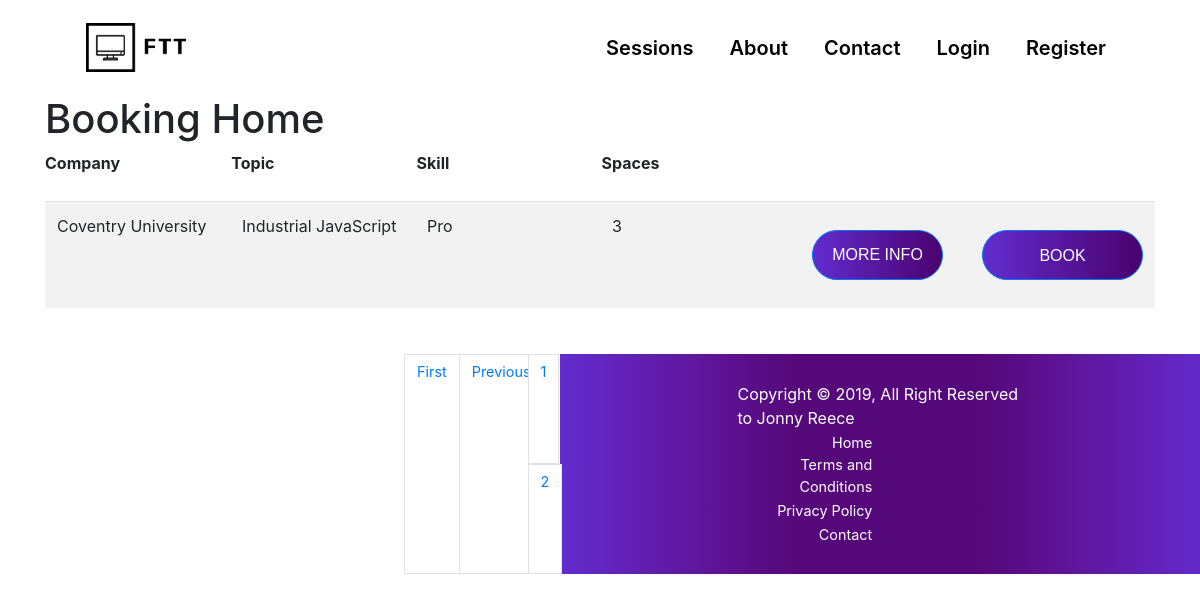
The app's page /bookings/?page=2 with its own data.
### Bookings/models.py (models this page shows, shortened)
class Session(models.Model):
    skill = models.CharField(max_length = 100)
    description = models.TextField()
    spaces = models.IntegerField()
    title = models.CharField(max_length = 100)
    company = models.CharField(max_length = 100)
    teacher = models.ForeignKey(User, on_delete=models.CASCADE, default = 2) # foreign key user THIS WILL BE DELETED BECAUSE SESSION FK GOES IN USER
    logo = models.ImageField(default = 'python-19.png', upload_to='profile_pics', blank = False)

### Bookings/views.py (the view)
# urls.py: path('', SessionListView.as_view(), name='Bookings'), #replace with views.home
class SessionListView(ListView):
    model = Session
    template_name='Bookings/home.html' # what the browser looks for in class views
    context_object_name = 'session'
    ordering = ['-spaces'] # orders by descending spaces
    paginate_by = 4         #pagination

### Bookings/Templates/Bookings/home.html (shortened to what this page needs)
{% extends "Bookings/base.html" %}
{% load static %}
{% block css %}
<link rel="stylesheet" type="text/css" href="{% static 'Bookings/main.css' %}">
<link rel="stylesheet" type="text/css" href="{% static 'Bookings/bookingtable.css' %}">
{% endblock css %}
{% block content %}
<h1>Booking Home</h1>
    <table class="table-fluid">
    <thead>
        <tr>
          <th>Company</th>
          <th>Topic</th>
          <th>Skill</th>
          <th>Spaces</th>
        </div>
          <th></th>
          <th></th>
    {% for class in session %}
    <div class= "container">
        <table class="table table-striped">
            <tbody>
              <tr>
              <div class = "col">
                <td>{{ class.company }}</td>
              </div>
              <div class = "col">
                <td>{{ class.title}}</td>
              </div>
                <td>{{ class.skill }}</td>
              <div class = "col">
                <td>{{ class.spaces }}</td>
              </div>
                <td>
          <div class = "col">
            <button type="button" class="btn btn-primary" data-toggle="modal" data-target="#mymodal{{ class.id }}">
            More info
          </button>
        </div></td>
        <td><a href="{% url 'details' class.id %}" class="btn btn-primary ss">Book</a></td>
              </tr>
            </tbody>
          </table>
        </div>
    {% endfor %}
{% if is_paginated %}
{% if page_obj.has_previous %}
<div class="row dd">
    <div class="pagination">
        <a class="page-link" href="?page=1">First</a>
        <a class="page-link previous text-left" href="?page={{ page_obj.previous_page_number }}">Previous</a>
        {% endif %}
        <div class="row">
            {% for num in page_obj.paginator.page_range %}
            {% if page_obj.number == num %}
            <a class="page-link" href="?page={{ num }}">{{ num }}</a>
            {% elif num > page_obj.number|add:'-2' and num < page_obj.number|add:'2' %}
            <a class="page-link" href="?page={{ num }}">{{ num }}</a>
            {% endif %}
            {% endfor %}
{% endif %}
{% endblock content %}

### Bookings/static/Bookings/main.css (style rules this page uses)
* { margin: 0; padding: 0; border: 0; outline: 0; font-size: 100%; vertical-align: baseline; }
html { font-family: CircularBOLD, sans-serif; font-family: CircularBOOK, sans-serif; }
body { width: 100%; margin: 0 auto; overflow-x: hidden; }
a { display: block; text-align: right; text-decoration: none; color: #999; font-size: 0.9rem; transition: .3s; }
.btn { display: block; width: 100%; height: 50px; border-radius: 25px !important; outline: none; border: none; background-image: linear-gradient(to right, #622CCF, #4A026D, #622CCF); background-size: 200%; font-size: 1.2rem; color: #fff !important; font-family: 'Poppins', sans-serif; text-transform: uppercase; margin: 1rem 0; cursor: pointer; transition: .5s; }
.previous { width: 90px !important; }

### Bookings/static/Bookings/bookingtable.css (style rules this page uses)
th { height: 50px; width: 190px; }
td { height: 50px; width: 160px; }
.ss { padding-top: 13px !important; }
.dd { padding-left: 420px !important; padding-top: 30px !important; }

### records on screen
Session: company "Coventry University", title "Industrial JavaScript", skill "Pro", spaces "3"

### other values on screen
{{ num }} "1"
{{ num }} "2"
